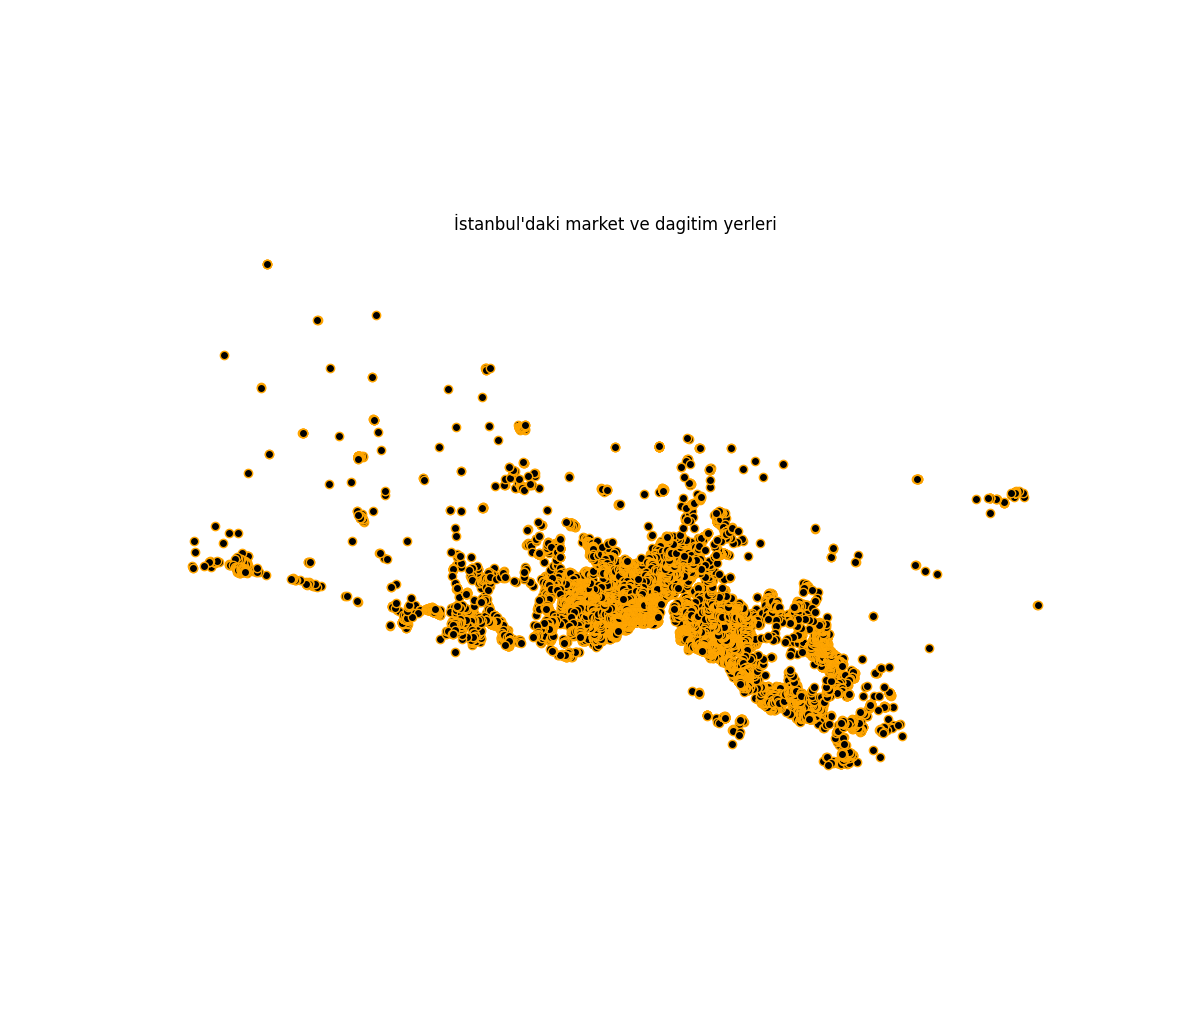

The script that drew this image:
import geopandas as gpd 
import matplotlib.pyplot as plt
from sqlalchemy import create_engine 



engine=create_engine("postgresql://postgres:361002@localhost:5432/getir_db")

sql="""
SELECT name, shop, amenity, building, way
FROM planet_osm_point
WHERE shop IS NOT NULL
   OR amenity IN ('cafe','food_court','ice_cream','marketplace','post_office')
   OR building IN ('apartments','hotel','hospital','house','office','school','university'
    );
"""


gdf=gpd.read_postgis(sql,engine, geom_col='way')


gdf.plot(figsize=(12,12),edgecolor='orange',color="black")
plt.title("İstanbul'daki market ve dagitim yerleri")
plt.axis('off')
plt.show()
